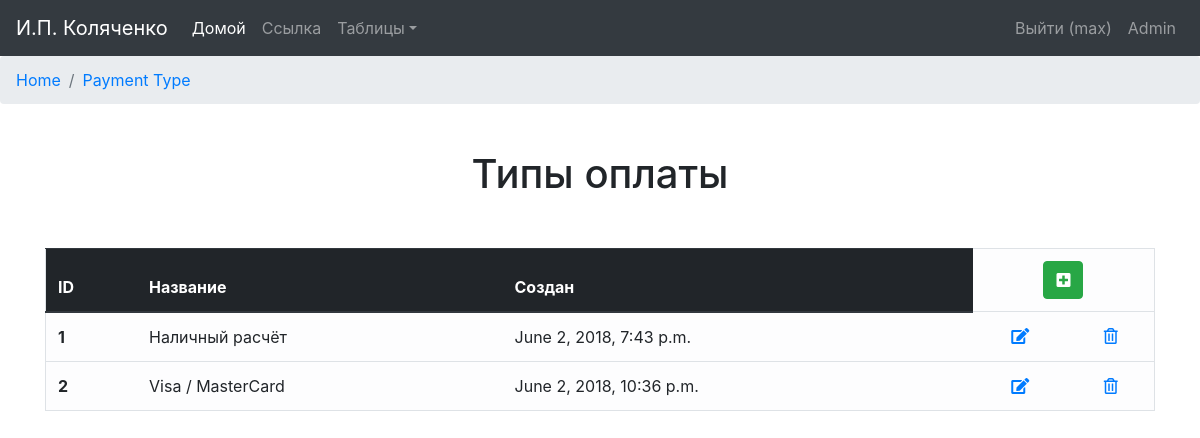
/paymentType (signed in), run on the app's committed database.
### orders/models.py (models this page shows, shortened)
class PaymentType(models.Model):
    type_name = models.CharField('Название', max_length=32)
    is_active = models.BooleanField('Активен', default=True)
    created = models.DateTimeField('Создан', auto_now_add=True, auto_now=False)
    updated = models.DateTimeField('Последнее обновление', auto_now_add=False, auto_now=True)
    class Meta:
        verbose_name = 'Тип оплаты'
        verbose_name_plural = 'Типы оплаты'

### orders/views.py (the view)
# urls.py: url(r'^paymentType$', views.paymentType_out, name='paymentType_out'),
@login_required
def paymentType_out(request):
    paymentType_list = PaymentType.objects.filter(is_active=True)
    paymentType_verbose = PaymentType._meta.verbose_name_plural
    return render(request, "PaymentType/paymentType_out.html", locals())

### orders/context_processors.py (called while the page is built)
def getting_username(request):
    username = auth.get_user(request).username
    return locals()

### templates/PaymentType/paymentType_out.html
{% extends 'base.html' %}
{% block content %}
    <nav aria-label="breadcrumb">
        <ol class="breadcrumb">
            <li class="breadcrumb-item"><a href="{% url "home_page" %}">Home</a></li>
            <li class="breadcrumb-item active" aria-current="page"><a href="{% url "paymentType_out" %}">Payment Type</a></li>
        </ol>
    </nav>
    <div class="container">
        <h1 align="center" class="h1-out">{{ paymentType_verbose }}</h1>
    </div>
    <div class="container out-container">
        <table class="table table-light border table-hover" align="center">
            <thead class="thead-dark">
            <tr>
                <th>ID</th>
                <th>Название</th>
                <th>Создан</th>
                <td colspan="2" align="center">
                    <form action="{% url "paymentType_add" %}">
                        <button type="submit" class="btn btn-success" title="Добавить"><i
                                class="fas fa-plus-square"></i></button>
                    </form>
                </td>
            </tr>
            </thead>
            {% for paymentType in paymentType_list %}
                <tr>
                    <th>{{ paymentType.id }}</th>
                    <td>{{ paymentType.type_name }}</td>
                    <td>{{ paymentType.created }}</td>
                    <td align="center"><a href="{% url "paymentType_edit" paymentType.id %}"><i class="fas fa-edit"
                                                                                                title="Изменить"></i></a>
                    </td>
                    <td align="center"><a href="{% url "paymentType_delete" paymentType.id %}"><i
                            class="far fa-trash-alt" title="Удалить"></i></a></td>
                </tr>
            {% endfor %}
        </table>
    </div>
{% endblock %}

### templates/navbar.html (shortened to what this page needs)
{% load static %}
<nav class="navbar navbar-expand-lg navbar-dark bg-dark">
    <a class="navbar-brand" href="{% url "home_page" %}">И.П. Коляченко</a>
    <div class="collapse navbar-collapse" id="navbarsExample05">
        <ul class="navbar-nav mr-auto">
            <li class="nav-item active">
                <a class="nav-link" href="{% url "home_page" %}">Домой <span class="sr-only">(current)</span></a>
            </li>
            <li class="nav-item">
                <a class="nav-link" href="#">Ссылка</a>
            </li>
            <li class="nav-item dropdown">
                <a class="nav-link dropdown-toggle" href="http://example.com" id="dropdown05" data-toggle="dropdown"
                   aria-haspopup="true" aria-expanded="false">Таблицы</a>
            </li>
        </ul>
        <form class="form-inline my-2 my-md-0">
            <ul class="nav navbar-nav navbar-right">
                {% if username %}
                    <li class="nav-item nav-top-item">
                        <a class="nav-link nav-top-link" href="{% url "logout" %}">
                            Выйти ({{ username }})</a>
                    </li>
                    <li class="nav-item nav-top-item">
                        <a class="nav-link nav-top-link" href="admin/">
                            Admin</a>
                    </li>
                {% else %}
                    <li class="nav-item nav-top-item">
                        <a class="nav-link nav-top-link" href="{% url "login" %}">
                            <i class="fa fa-sign-in" aria-hidden="true"></i> Войти</a>
                    </li>
                {% endif %}
            </ul>
        </form>
    </div>
</nav>

### static/static_dev/css/main.css (style rules this page uses)
.out-container { padding-top: 5px; padding-bottom: 10px; }
.h1-out { padding-top: 30px; padding-bottom: 30px; }

### static/static_dev/css/base.css (style rules this page uses)
html, body { height: 100%; max-height: 100%; }
h1 { margin-top: 15px; margin-bottom: 15px; text-align: center; }

### data on the page
PaymentType: id "1", type_name "Наличный расчёт", created "June 2, 2018, 7:43 p.m."
PaymentType: id "2", type_name "Visa / MasterCard", created "June 2, 2018, 10:36 p.m."

### other printed values
{{ username }} "max"
{{ paymentType_verbose }} "Типы оплаты"
